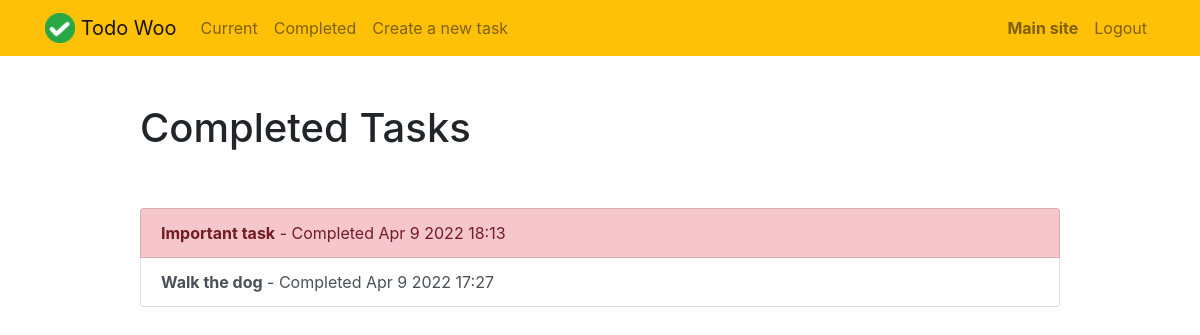
The app's page /todo/completed/ (signed in), older data.
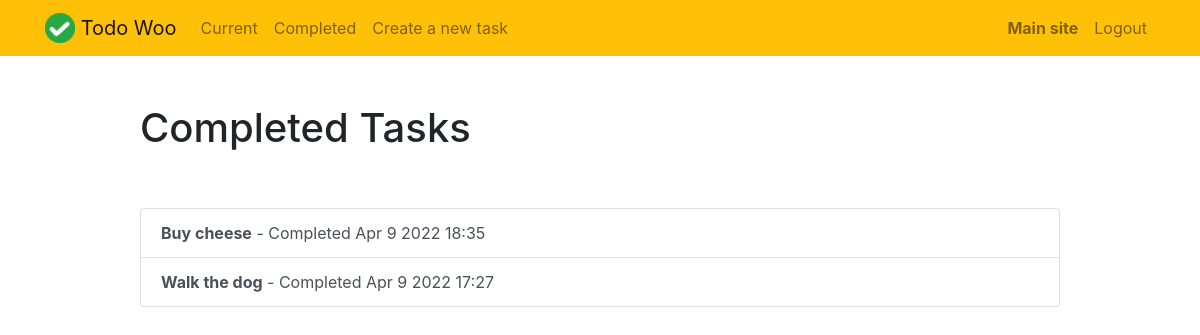
The same page, newer data.
### apps/todo/models.py (models this page shows, shortened)
class ToDo(models.Model):
    created_at = models.DateTimeField(
        auto_now_add=True,
    )
    title = models.CharField(
        max_length=140,
    )
    description = models.TextField(
        null=True,
        blank=True,
    )
    status = models.CharField(
        max_length=16,
        choices=Status.choices,
        default=Status.TODO,
    )
    priority = models.IntegerField(
        choices=Priority.choices,
        default=Priority.MEDIUM,
    )
    deadline = models.DateField(
        null=True,
        blank=True,
    )
    completed_on = models.DateTimeField(
        null=True,
        blank=True,
    )
    assigned_to = models.ForeignKey(
        User,
        on_delete=models.CASCADE,
    )

### apps/todo/views.py (the view)
# urls.py: path('completed/', views.completed_todos, name='completed_todos'),
@login_required(login_url='/todo/login/')
def completed_todos(request):
    todos = ToDo.objects.filter(assigned_to=request.user, status='done').order_by('-completed_on')
    return render(request, 'todo/completed_todos.html', {'todos': todos})

### templates/todo/completed_todos.html
{% extends 'todo/todo_base.html' %}
{% block content %}
    <div class="row justify-content-center mt-5">
        <div class="col-md-10">
            <h1>Completed Tasks</h1>
        </div>
    </div>
    <div class="row justify-content-center mt-5">
        <div class="col-md-10">
            <div class="list-group">
                {% for todo in todos %}
                    <a href="{% url 'todo:view_todo' todo.id %}" class="list-group-item list-group-item-action{% if todo.priority == 1 %} list-group-item-danger{% endif %}">
                        <b>{{ todo.title }}</b> - Completed {{ todo.completed_on|date:'M j Y H:i' }}
                    </a>
                {% endfor %}
            </div>
        </div>
    </div>
{% endblock %}

Row changes from the older to the newer data that the page shows:
no longer on this page (row edited): ToDo: title "Important task", completed_on "Apr 9 2022 18:13", priority 1 (drawn)
now on this page (row edited): ToDo: title "Buy cheese", completed_on "Apr 9 2022 18:35"
